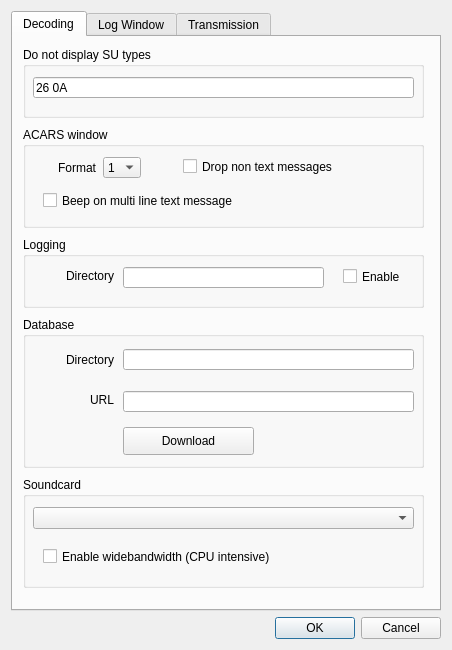
<?xml version="1.0" encoding="UTF-8"?>
<ui version="4.0">
 <class>SettingsDialog</class>
 <widget class="QDialog" name="SettingsDialog">
  <property name="geometry">
   <rect>
    <x>0</x>
    <y>0</y>
    <width>452</width>
    <height>650</height>
   </rect>
  </property>
  <property name="windowTitle">
   <string>Settings</string>
  </property>
  <layout class="QVBoxLayout" name="verticalLayout">
   <item>
    <widget class="QTabWidget" name="tabWidget">
     <property name="enabled">
      <bool>true</bool>
     </property>
     <property name="currentIndex">
      <number>0</number>
     </property>
     <widget class="QWidget" name="Decoding">
      <attribute name="title">
       <string>Decoding</string>
      </attribute>
      <widget class="QGroupBox" name="groupBox">
       <property name="geometry">
        <rect>
         <x>10</x>
         <y>10</y>
         <width>401</width>
         <height>71</height>
        </rect>
       </property>
       <property name="title">
        <string>Do not display SU types</string>
       </property>
       <widget class="QLineEdit" name="lineEditdonotdisplaysus">
        <property name="geometry">
         <rect>
          <x>10</x>
          <y>30</y>
          <width>381</width>
          <height>21</height>
         </rect>
        </property>
        <property name="text">
         <string>26 0A</string>
        </property>
       </widget>
      </widget>
      <widget class="QGroupBox" name="groupBox_4">
       <property name="geometry">
        <rect>
         <x>10</x>
         <y>90</y>
         <width>401</width>
         <height>101</height>
        </rect>
       </property>
       <property name="title">
        <string>ACARS window</string>
       </property>
       <widget class="QCheckBox" name="checkBoxdropnontextmsgs">
        <property name="geometry">
         <rect>
          <x>160</x>
          <y>30</y>
          <width>201</width>
          <height>19</height>
         </rect>
        </property>
        <property name="text">
         <string>Drop non text messages</string>
        </property>
       </widget>
       <widget class="QLabel" name="label_8">
        <property name="geometry">
         <rect>
          <x>25</x>
          <y>28</y>
          <width>48</width>
          <height>25</height>
         </rect>
        </property>
        <property name="minimumSize">
         <size>
          <width>0</width>
          <height>25</height>
         </size>
        </property>
        <property name="maximumSize">
         <size>
          <width>16777215</width>
          <height>25</height>
         </size>
        </property>
        <property name="text">
         <string>Format</string>
        </property>
        <property name="alignment">
         <set>Qt::AlignRight|Qt::AlignTrailing|Qt::AlignVCenter</set>
        </property>
       </widget>
       <widget class="QComboBox" name="comboBoxDisplayformat">
        <property name="geometry">
         <rect>
          <x>80</x>
          <y>30</y>
          <width>38</width>
          <height>21</height>
         </rect>
        </property>
        <property name="maximumSize">
         <size>
          <width>40</width>
          <height>16777215</height>
         </size>
        </property>
        <property name="currentIndex">
         <number>0</number>
        </property>
        <item>
         <property name="text">
          <string>1</string>
         </property>
        </item>
        <item>
         <property name="text">
          <string>2</string>
         </property>
        </item>
        <item>
         <property name="text">
          <string>3</string>
         </property>
        </item>
       </widget>
       <widget class="QCheckBox" name="checkBoxbeepontextmessage">
        <property name="geometry">
         <rect>
          <x>20</x>
          <y>64</y>
          <width>301</width>
          <height>19</height>
         </rect>
        </property>
        <property name="text">
         <string>Beep on multi line text message</string>
        </property>
       </widget>
      </widget>
      <widget class="QGroupBox" name="groupBox_5">
       <property name="geometry">
        <rect>
         <x>10</x>
         <y>440</y>
         <width>401</width>
         <height>111</height>
        </rect>
       </property>
       <property name="title">
        <string>Soundcard</string>
       </property>
       <widget class="QComboBox" name="comboBoxsoundcard">
        <property name="geometry">
         <rect>
          <x>10</x>
          <y>30</y>
          <width>381</width>
          <height>22</height>
         </rect>
        </property>
       </widget>
       <widget class="QCheckBox" name="checkBoxlogwidebandwidthenable">
        <property name="geometry">
         <rect>
          <x>20</x>
          <y>70</y>
          <width>321</width>
          <height>19</height>
         </rect>
        </property>
        <property name="text">
         <string>Enable widebandwidth (CPU intensive)</string>
        </property>
       </widget>
      </widget>
      <widget class="QGroupBox" name="groupBox_6">
       <property name="geometry">
        <rect>
         <x>10</x>
         <y>200</y>
         <width>401</width>
         <height>71</height>
        </rect>
       </property>
       <property name="title">
        <string>Logging</string>
       </property>
       <widget class="QLineEdit" name="lineEditlogdir">
        <property name="geometry">
         <rect>
          <x>100</x>
          <y>30</y>
          <width>201</width>
          <height>21</height>
         </rect>
        </property>
       </widget>
       <widget class="QCheckBox" name="checkBoxlogenable">
        <property name="geometry">
         <rect>
          <x>320</x>
          <y>30</y>
          <width>71</width>
          <height>19</height>
         </rect>
        </property>
        <property name="text">
         <string>Enable</string>
        </property>
       </widget>
       <widget class="QLabel" name="label_9">
        <property name="geometry">
         <rect>
          <x>10</x>
          <y>26</y>
          <width>81</width>
          <height>25</height>
         </rect>
        </property>
        <property name="minimumSize">
         <size>
          <width>0</width>
          <height>25</height>
         </size>
        </property>
        <property name="maximumSize">
         <size>
          <width>16777215</width>
          <height>25</height>
         </size>
        </property>
        <property name="text">
         <string>Directory</string>
        </property>
        <property name="alignment">
         <set>Qt::AlignRight|Qt::AlignTrailing|Qt::AlignVCenter</set>
        </property>
       </widget>
      </widget>
      <widget class="QGroupBox" name="groupBox_7">
       <property name="geometry">
        <rect>
         <x>10</x>
         <y>280</y>
         <width>401</width>
         <height>151</height>
        </rect>
       </property>
       <property name="title">
        <string>Database</string>
       </property>
       <widget class="QLineEdit" name="lineEditplanesfolder">
        <property name="geometry">
         <rect>
          <x>100</x>
          <y>32</y>
          <width>291</width>
          <height>21</height>
         </rect>
        </property>
        <property name="toolTip">
         <string>&lt;html&gt;&lt;head/&gt;&lt;body&gt;&lt;p&gt;Plane images are stored as {AES}.png or {AES}.jpg and database as aircrafts_dump.db in this folder.&lt;/p&gt;&lt;/body&gt;&lt;/html&gt;</string>
        </property>
       </widget>
       <widget class="QLabel" name="label_10">
        <property name="geometry">
         <rect>
          <x>10</x>
          <y>30</y>
          <width>81</width>
          <height>25</height>
         </rect>
        </property>
        <property name="minimumSize">
         <size>
          <width>0</width>
          <height>25</height>
         </size>
        </property>
        <property name="maximumSize">
         <size>
          <width>16777215</width>
          <height>25</height>
         </size>
        </property>
        <property name="text">
         <string>Directory</string>
        </property>
        <property name="alignment">
         <set>Qt::AlignRight|Qt::AlignTrailing|Qt::AlignVCenter</set>
        </property>
       </widget>
       <widget class="QLineEdit" name="lineEditDBURL">
        <property name="geometry">
         <rect>
          <x>100</x>
          <y>74</y>
          <width>291</width>
          <height>21</height>
         </rect>
        </property>
        <property name="toolTip">
         <string>&lt;html&gt;&lt;head/&gt;&lt;body&gt;&lt;p&gt;URL where to download the latest database file dump in CSV format.&lt;/p&gt;&lt;/body&gt;&lt;/html&gt;</string>
        </property>
       </widget>
       <widget class="QLabel" name="label_11">
        <property name="geometry">
         <rect>
          <x>10</x>
          <y>70</y>
          <width>81</width>
          <height>25</height>
         </rect>
        </property>
        <property name="minimumSize">
         <size>
          <width>0</width>
          <height>25</height>
         </size>
        </property>
        <property name="maximumSize">
         <size>
          <width>16777215</width>
          <height>25</height>
         </size>
        </property>
        <property name="text">
         <string>URL</string>
        </property>
        <property name="alignment">
         <set>Qt::AlignRight|Qt::AlignTrailing|Qt::AlignVCenter</set>
        </property>
       </widget>
       <widget class="QPushButton" name="pushButtonDownloadDB">
        <property name="geometry">
         <rect>
          <x>100</x>
          <y>110</y>
          <width>131</width>
          <height>28</height>
         </rect>
        </property>
        <property name="text">
         <string>Download</string>
        </property>
        <property name="icon">
         <iconset resource="../jaero.qrc">
          <normaloff>:/images/globe.svg</normaloff>:/images/globe.svg</iconset>
        </property>
       </widget>
      </widget>
     </widget>
     <widget class="QWidget" name="logwindowsettings">
      <attribute name="title">
       <string>Log Window</string>
      </attribute>
      <widget class="QLineEdit" name="lineEditplanelookup">
       <property name="geometry">
        <rect>
         <x>120</x>
         <y>28</y>
         <width>291</width>
         <height>21</height>
        </rect>
       </property>
       <property name="toolTip">
        <string>&lt;html&gt;&lt;head/&gt;&lt;body&gt;&lt;p&gt;URL for plane lookup. {AES} is the plane ICAO number in hex and {REG} is the registration.&lt;/p&gt;&lt;/body&gt;&lt;/html&gt;</string>
       </property>
       <property name="text">
        <string>http://junzisun.com/aif/?q={AES}#</string>
       </property>
      </widget>
      <widget class="QLabel" name="label_5">
       <property name="geometry">
        <rect>
         <x>10</x>
         <y>30</y>
         <width>101</width>
         <height>16</height>
        </rect>
       </property>
       <property name="text">
        <string>Plane lookup</string>
       </property>
      </widget>
     </widget>
     <widget class="QWidget" name="Transmission">
      <attribute name="title">
       <string>Transmission</string>
      </attribute>
      <layout class="QVBoxLayout" name="verticalLayout_6">
       <item>
        <layout class="QHBoxLayout" name="horizontalLayout_2" stretch="7">
         <item>
          <widget class="QGroupBox" name="groupBox_3">
           <property name="title">
            <string>RF</string>
           </property>
           <layout class="QVBoxLayout" name="verticalLayout_3">
            <item>
             <layout class="QFormLayout" name="formLayout">
              <item row="0" column="0">
               <widget class="QLabel" name="label_3">
                <property name="text">
                 <string>Freq</string>
                </property>
               </widget>
              </item>
              <item row="0" column="1">
               <widget class="QSpinBox" name="spinBoxTXFreq">
                <property name="buttonSymbols">
                 <enum>QAbstractSpinBox::NoButtons</enum>
                </property>
                <property name="showGroupSeparator" stdset="0">
                 <bool>true</bool>
                </property>
                <property name="suffix">
                 <string>Hz</string>
                </property>
                <property name="minimum">
                 <number>100</number>
                </property>
                <property name="maximum">
                 <number>100000000</number>
                </property>
                <property name="value">
                 <number>1000</number>
                </property>
               </widget>
              </item>
             </layout>
            </item>
           </layout>
          </widget>
         </item>
        </layout>
       </item>
       <item>
        <widget class="QGroupBox" name="groupBox_2">
         <property name="title">
          <string>Ambles</string>
         </property>
         <layout class="QVBoxLayout" name="verticalLayout_4">
          <item>
           <layout class="QFormLayout" name="formLayout_2">
            <item row="0" column="0">
             <widget class="QLabel" name="label">
              <property name="text">
               <string>Pre</string>
              </property>
             </widget>
            </item>
            <item row="1" column="0">
             <widget class="QLabel" name="label_2">
              <property name="text">
               <string>Post</string>
              </property>
             </widget>
            </item>
            <item row="2" column="0" colspan="2">
             <layout class="QHBoxLayout" name="horizontalLayout">
              <item>
               <widget class="QLabel" name="label_4">
                <property name="text">
                 <string>Minimum preamble</string>
                </property>
               </widget>
              </item>
              <item>
               <widget class="QDoubleSpinBox" name="doubleSpinboxminpreamble">
                <property name="buttonSymbols">
                 <enum>QAbstractSpinBox::NoButtons</enum>
                </property>
                <property name="suffix">
                 <string>s</string>
                </property>
                <property name="maximum">
                 <double>10.000000000000000</double>
                </property>
                <property name="value">
                 <double>1.500000000000000</double>
                </property>
               </widget>
              </item>
              <item>
               <spacer name="horizontalSpacer">
                <property name="orientation">
                 <enum>Qt::Horizontal</enum>
                </property>
                <property name="sizeHint" stdset="0">
                 <size>
                  <width>88</width>
                  <height>20</height>
                 </size>
                </property>
               </spacer>
              </item>
             </layout>
            </item>
            <item row="1" column="1">
             <widget class="QLineEdit" name="linePostamble"/>
            </item>
            <item row="0" column="1">
             <widget class="QLineEdit" name="linePreamble"/>
            </item>
           </layout>
          </item>
         </layout>
        </widget>
       </item>
       <item>
        <spacer name="verticalSpacer">
         <property name="orientation">
          <enum>Qt::Vertical</enum>
         </property>
         <property name="sizeHint" stdset="0">
          <size>
           <width>20</width>
           <height>9</height>
          </size>
         </property>
        </spacer>
       </item>
      </layout>
     </widget>
    </widget>
   </item>
   <item>
    <widget class="QDialogButtonBox" name="buttonBox">
     <property name="orientation">
      <enum>Qt::Horizontal</enum>
     </property>
     <property name="standardButtons">
      <set>QDialogButtonBox::Cancel|QDialogButtonBox::Ok</set>
     </property>
    </widget>
   </item>
  </layout>
 </widget>
 <resources>
  <include location="../jaero.qrc"/>
 </resources>
 <connections>
  <connection>
   <sender>buttonBox</sender>
   <signal>accepted()</signal>
   <receiver>SettingsDialog</receiver>
   <slot>accept()</slot>
   <hints>
    <hint type="sourcelabel">
     <x>248</x>
     <y>254</y>
    </hint>
    <hint type="destinationlabel">
     <x>157</x>
     <y>274</y>
    </hint>
   </hints>
  </connection>
  <connection>
   <sender>buttonBox</sender>
   <signal>rejected()</signal>
   <receiver>SettingsDialog</receiver>
   <slot>reject()</slot>
   <hints>
    <hint type="sourcelabel">
     <x>316</x>
     <y>260</y>
    </hint>
    <hint type="destinationlabel">
     <x>286</x>
     <y>274</y>
    </hint>
   </hints>
  </connection>
 </connections>
</ui>
